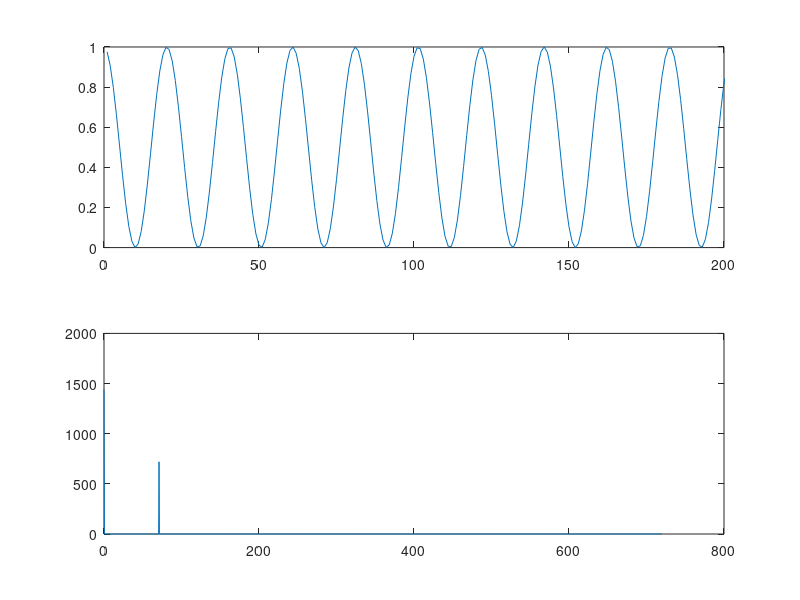

Reproduce this figure in MATLAB.
dt = 1 / 1440; % in second
tag_freq = 71;%[2 4 8 1];
timax = dt:dt:2;
tag_sigs = cos(2*pi*tag_freq*timax) / 2 + 0.5;

figure
subplot(211)
plot(tag_sigs)
xlim([0 200])

subplot(212)
ft = abs(fft(tag_sigs));
hz = linspace(0,1440/2,floor(length(timax)/2)+1);
plot(hz,ft(1:length(hz)))